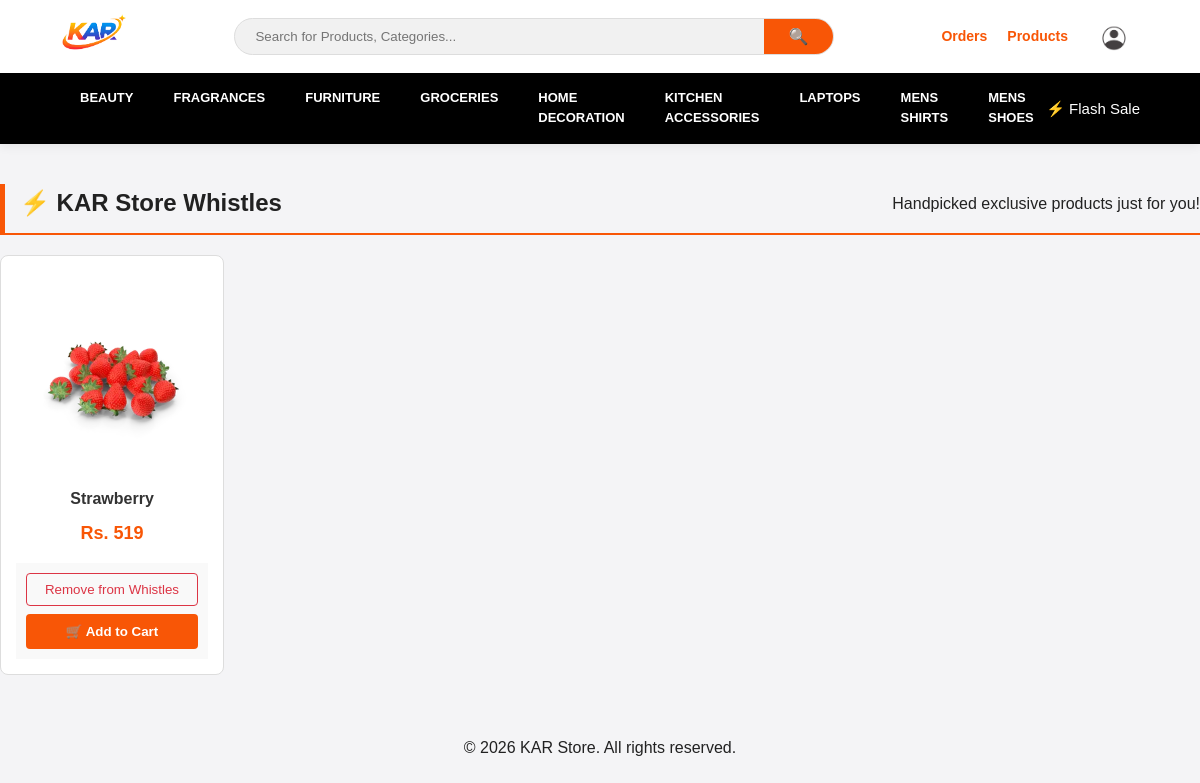
Page /orders/whistles/ (signed in) on the committed database.
### products/models.py (models this page shows, shortened)
class Category(models.Model):
    name = models.CharField(max_length=100)
    class Meta:
        verbose_name_plural = "Categories"

class Product(models.Model):
    seller = models.ForeignKey(settings.AUTH_USER_MODEL, on_delete=models.CASCADE)
    category = models.ForeignKey(Category, on_delete=models.CASCADE)
    name = models.CharField(max_length=100)
    description = models.TextField()
    price = models.FloatField()
    image = models.ImageField(upload_to='products/')
    total_sales = models.IntegerField(default=0)
    is_whistle = models.BooleanField(default=False)

### orders/views.py (the view)
# urls.py: path('whistles/', whistles_view, name='whistles'),
def whistles_view(request):
    if request.user.is_authenticated and not request.user.is_superuser and not request.user.is_staff and not request.user.role == 'SELLER' and request.user.role == 'CUSTOMER':
        CustomerActivity.objects.create(
            user=request.user,
            action='view_whistles'
        )
    products = Product.objects.filter(is_whistle=True)
    return render(request, 'pages/whistles.html', {'products': products})

### accounts/context_processors.py (called while the page is built)
def category_context(request):
    return {
        'categories': Category.objects.all()
    }

### templates/pages/whistles.html (shortened to what this page needs)
{% extends 'pages/base.html' %}
{% load static %}
{% block content %}
<div class="container mt-4">
    <div class="section-header mb-4" style="border-bottom: 2px solid #f85606; padding-bottom: 10px;">
        <h2 style="color: #212121;">⚡ KAR Store Whistles</h2>
        <p class="text-muted">Handpicked exclusive products just for you!</p>
    </div>
    <div id="whistle-grid" class="product-grid" style="display: grid; grid-template-columns: repeat(auto-fill, minmax(220px, 1fr)); gap: 20px;">
        {% for product in products %}
            <div class="product-card" id="product-card-{{ product.id }}" style="border: 1px solid #ddd; border-radius: 8px; overflow: hidden; background: #fff; transition: 0.3s; display: flex; flex-direction: column;">
                <div class="product-clickable-area"
                     onclick="showProduct(event, '{{ product.name|escapejs }}', '{% if product.image %}{{ product.image.url }}{% endif %}', '{{ product.price|floatformat:2 }}', '{{ product.description|escapejs }}', '{{ product.id }}')"
                     style="cursor: pointer; flex-grow: 1;">
                    <div class="product-img" style="height: 200px; overflow: hidden;">
                        <img src="{% if product.image %}{{ product.image.url }}{% else %}{% static 'images/default_product.png' %}{% endif %}"
                             alt="{{ product.name }}"
                             style="width: 100%; height: 100%; object-fit: cover;">
                    </div>
                    <div class="product-info" style="padding: 15px;">
                        <h5 style="font-size: 16px; margin-bottom: 8px; color: #333;">{{ product.name }}</h5>
                        <p style="color: #f85606; font-weight: bold; font-size: 18px;">Rs. {{ product.price|floatformat:0 }}</p>
                    </div>
                </div>
                <div class="card-footer" style="padding: 10px; background: #f9f9f9; text-align: center; margin-top: auto; display: flex; flex-direction: column; gap: 8px;">
                    <button class="btn btn-sm btn-outline-danger"
                            onclick="handleWhistleClick(event, '{{ product.id }}')"
                            style="width: 100%; font-weight: 500; cursor: pointer; padding: 8px; border-radius: 4px; border: 1px solid #dc3545; color: #dc3545; background: transparent;">
                        Remove from Whistles
                    </button>
                    <button class="btn btn-sm btn-warning"
                            onclick="addToCart('{{ product.id }}')"
                            style="width: 100%; font-weight: 700; background: #f85606; color: #fff; border: none; cursor: pointer; padding: 10px; border-radius: 4px;">
                        🛒 Add to Cart
                    </button>
                </div>
            </div>
        {% empty %}
            <div id="empty-msg" style="grid-column: 1/-1; text-align: center; padding: 50px 0;">
                <h4 class="text-muted">No "Whistles" items found right now.</h4>
                <p>Browse other <a href="{% url 'home' %}">products</a>.</p>
            </div>
        {% endfor %}
    </div>
</div>
{% endblock %}

### templates/components/navbar.html (shortened to what this page needs)
{% load static %}
<div class="main-nav-wrapper">
    <header class="top-header">
        <div class="nav-logo">
            <a href="{% url 'home' %}">
                <img src="{% static 'image/logo.png' %}" alt="KAR Store">
            </a>
        </div>
        <div class="nav-search">
            <form method="GET" action="{% url 'home' %}">
                <input type="text" name="q" placeholder="Search for Products, Categories..."
                       autocomplete="off" value="{{ query|default:'' }}">
                <button type="submit">🔍</button>
            </form>
        </div>
        <div class="nav-utilities">
            {% if user.is_authenticated %}
                <a href="{% url 'orders' %}" class="auth-link">Orders</a>
                <a href="{% url 'products' %}" class="auth-link">Products</a>
                <div class="profile-dropdown">
                    <div class="profile-trigger" onclick="toggleUserDropdown()">
                        <img src="{% static 'image/account.png' %}" alt="Profile" class="user-logo-img">
                    </div>
                </div>
            {% else %}
                <a href="{% url 'login' %}" class="auth-link" id="sign-in-link">Sign In</a>
                <a href="{% url 'register' %}" class="auth-link">Register</a>
            {% endif %}
        </div>
    </header>
    {% if request.resolver_match.url_name != 'login' and request.resolver_match.url_name != 'register' and request.resolver_match.url_name != 'dashboard' %}
    <nav class="category-strip">
        <div class="mega-menu-container">
            <div class="scroll-wrapper">
                <ul class="dynamic-category-list">
                    {% for cat in categories %}
                    <li class="cat-item">
                        <a href="{% url 'category_products' cat.id %}" class="cat-link">{{ cat.name }}</a>
                    </li>
                    {% endfor %}
                </ul>
            </div>
            <div class="nav-addon-info">
                <span style="color: #ffffff; font-weight: 500; font-size: 15px;">⚡ Flash Sale</span>
            </div>
        </div>
    </nav>
    {% endif %}
</div>

### static/css/base.css (style rules this page uses)
.main-brand-logo, .nav-logo img { height: 45px !important; width: auto !important; max-height: 45px !important; object-fit: contain; }
:root { --primary-orange: #f85606; --primary-black: #000000; --bg-light: #f4f4f6; --text-main: #222222; --text-muted: #666; --white: #ffffff; --border-soft: #efefef; --transition: 0.3s ease; --shadow-md: 0 10px 25px rgba(0,0,0,0.1); }
* { margin: 0; padding: 0; box-sizing: border-box; font-family: 'Poppins', sans-serif; }
body { background-color: var(--bg-light); color: var(--text-main); line-height: 1.6; }
.main-nav-wrapper { background: var(--white); box-shadow: 0 2px 10px rgba(0,0,0,0.08); position: sticky; top: 0; z-index: 1000; }
.top-header { display: flex; justify-content: space-between; align-items: center; padding: 10px 5%; max-width: 1400px; margin: 0 auto; }
.nav-logo img { height: 45px !important; width: auto !important; object-fit: contain; }
.nav-search { flex: 1; margin: 0 40px; max-width: 600px; position: relative; }
.nav-search form { display: flex; background: #f1f1f1; border-radius: 25px; overflow: hidden; border: 1px solid #ddd; }
.nav-search input { flex: 1; border: none; padding: 10px 20px; outline: none; background: transparent; }
.nav-search button { background: var(--primary-orange); color: var(--white); border: none; padding: 0 25px; cursor: pointer; font-size: 16px; }
.nav-utilities { display: flex; align-items: center; gap: 20px; }
.auth-link { color: var(--primary-orange); font-weight: 550; text-decoration: none; font-size: 14px; }
.category-strip { background: var(--primary-black); width: 100%; position: relative; z-index: 99; overflow: visible !important; }
.mega-menu-container { display: flex; align-items: center; max-width: 1400px; margin: 0 auto; padding: 0 5%; position: relative; }
.scroll-wrapper { flex: 1; overflow-x: auto; scrollbar-width: none; -webkit-overflow-scrolling: touch; }
.dynamic-category-list { display: flex; list-style: none; }
.cat-item { position: static; }
.cat-link { color: var(--white); text-decoration: none; padding: 15px 20px; display: block; font-size: 13px; font-weight: 600; text-transform: uppercase; transition: var(--transition); }
.section-header { display: flex; justify-content: space-between; align-items: center; margin: 40px 0 20px; border-left: 5px solid var(--primary-orange); padding-left: 15px; }
.product-grid { display: grid; grid-template-columns: repeat(auto-fill, minmax(220px, 1fr)); gap: 20px; margin-bottom: 40px; }
.product-card { background: var(--white); border: 1px solid var(--border-soft); border-radius: 12px; padding: 15px; text-align: center; transition: var(--transition); }

### templates/components/navbar.html (style rules this page uses)
.profile-dropdown { position: relative; display: inline-block; }
.profile-trigger { display: flex; align-items: center; gap: 8px; cursor: pointer; padding: 5px 10px; }
.user-logo-img { width: 32px; height: 32px; border-radius: 50%; object-fit: cover; border: 1px solid #ffffff; background: transparent; }

### rows in the picture
Category: name "BEAUTY"
Category: name "FRAGRANCES"
Category: name "FURNITURE"
Category: name "GROCERIES"
Category: name "HOME DECORATION"
Category: name "KITCHEN ACCESSORIES"
Category: name "LAPTOPS"
Category: name "MENS SHIRTS"
Category: name "MENS SHOES"
Product: image (placeholder picture), name "Strawberry", price "519"
